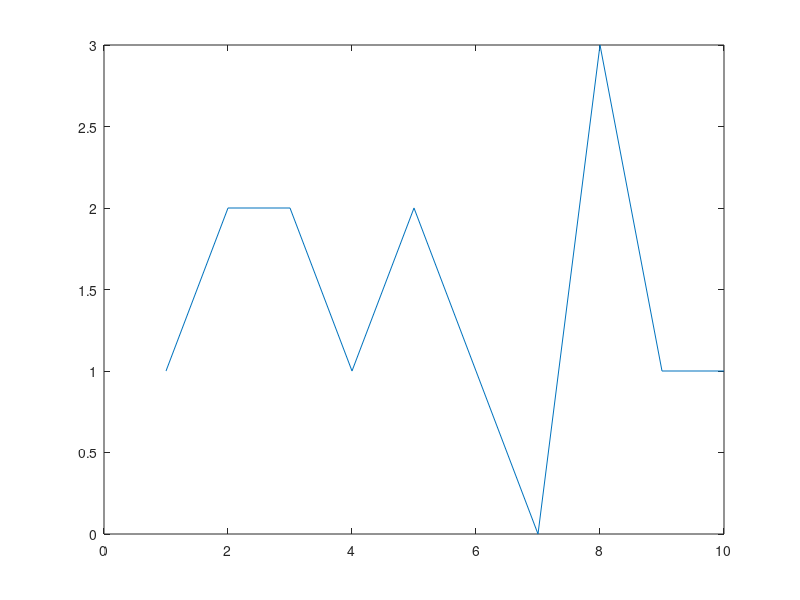

This figure's MATLAB source:
% Basic integrate-and-fire neuron 
% R Rao 2007
% with added noise

clear

% capacitance and leak resistance
C = 1 % nF
R = 40 % M ohms

% I & F implementation dV/dt = - V/RC + I/C
% Using h = 1 ms step size, Euler method

V = 0;
tstop = 200; % total integration time
abs_ref = 5; % absolute refractory period 
ref = 0; % absolute refractory period counter
V_trace = []; % voltage trace for plotting
V_th = 10; % spike threshold
spiketimes = []; % list of spike times
prev_spike = 0;
spike_intervals = [];

% input current
noiseamp = 1;   % amplitude of added noise
I = 1 + noiseamp*randn(1,tstop); % nA; Gaussian noise


for t = 1:tstop
  
   if ~ref
     V = V - (V/(R*C)) + (I(t)/C)
   else
     ref = ref - 1;
     V = 0.2*V_th; % reset voltage
   end
   
   if (V > V_th)
     V = 50;  % emit spike
     spiketimes = [spiketimes t]; % save times of spikes
     spike_intervals = [spike_intervals (t - prev_spike)];
     prev_spike = t;
     ref = abs_ref; % set refractory counter
   end

   V_trace = [V_trace V];

end
  N = hist (spike_intervals)
  plot(N)
  %plot(V_trace)

